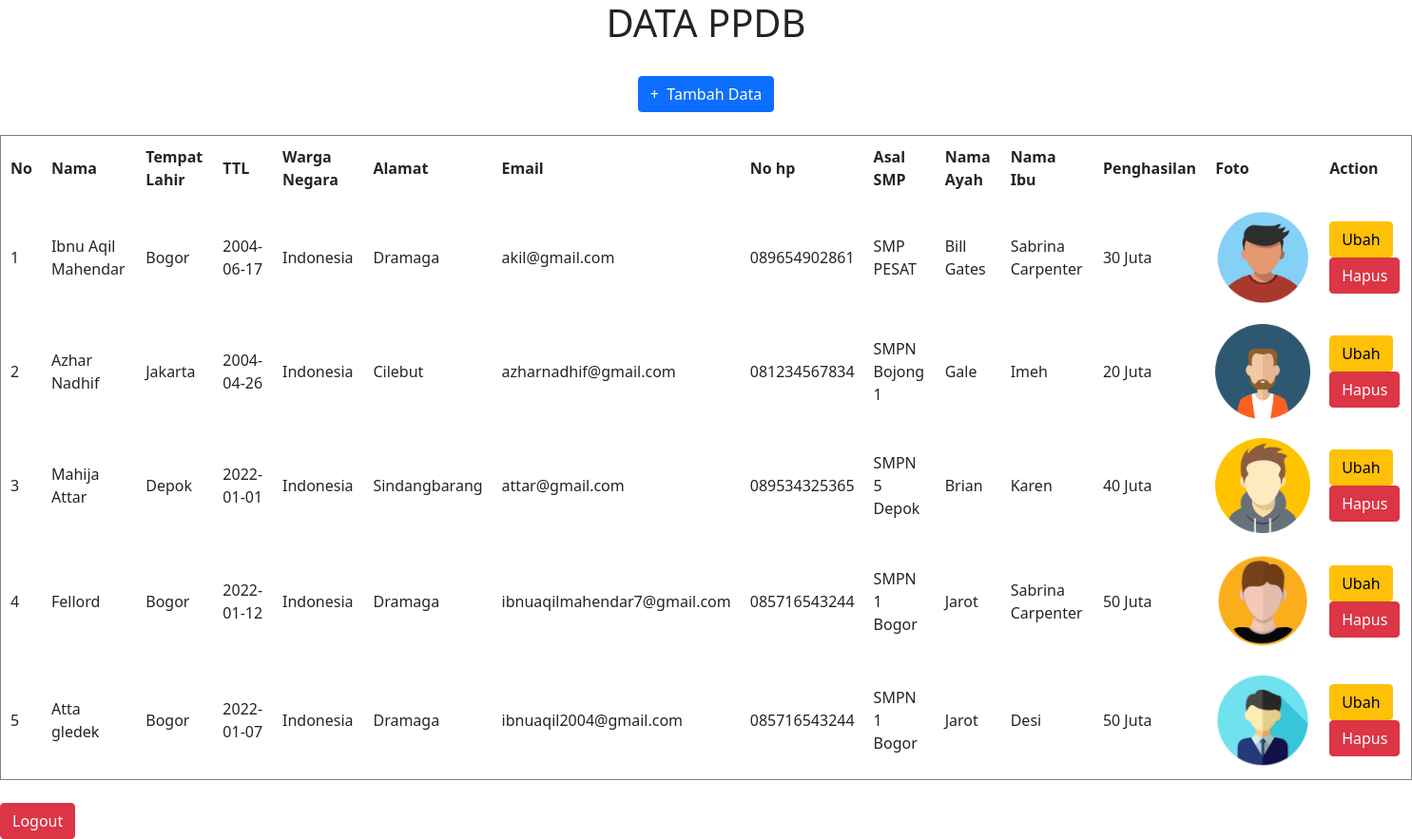
Screenshot of /tampildata.php (signed in) with the database file from the repository.
### tables this page shows
CREATE TABLE `siswa` (
  `id` int(11) NOT NULL,
  `nama` varchar(250) NOT NULL,
  `ttl` varchar(250) NOT NULL,
  `tanggal` varchar(255) NOT NULL,
  `warga` varchar(250) NOT NULL,
  `alamat` varchar(250) NOT NULL,
  `email` varchar(250) NOT NULL,
  `nohp` varchar(250) NOT NULL,
  `asalsmp` varchar(250) NOT NULL,
  `ayah` varchar(250) NOT NULL,
  `ibu` varchar(250) NOT NULL,
  `penghasilan` varchar(250) NOT NULL,
  `foto` varchar(250) NOT NULL
);

### fungsional.php (called while the page is built, shortened)
<?php
$conn = mysqli_connect('localhost', 'root','', 'db_daftar');
function read($query){
    global $conn;
    $result = mysqli_query($conn,$query);
    $rows = [];
    while($row = mysqli_fetch_assoc($result)){
        $rows[] = $row;
    }
    return $rows;
}
?>

### tampildata.php (the view, shortened to what this page needs)
<?php
    require 'fungsional.php';
    $user = read("SELECT * FROM siswa");
?>
<!DOCTYPE html>
<html lang="en">
<head>
    <link href="https://cdn.jsdelivr.net/npm/bootstrap@5.1.3/dist/css/bootstrap.min.css" rel="stylesheet">
</head>
<body>
    <center><h1>DATA PPDB</h1></center>
    <br>
    <center><a class ="btn btn-primary" href="tambah.php">+ &nbsp;Tambah Data</a></center><br>
    <table border = "1" cellpadding = "10" cellspacing = "0">
        <tr>
            <th>No</th>
            <th>Nama</th>
            <th>Tempat Lahir</th>
            <th>TTL</th>
            <th>Warga Negara</th>
            <th>Alamat</th>
            <th>Email</th>
            <th>No hp</th>
            <th>Asal SMP</th>
            <th>Nama Ayah</th>
            <th>Nama Ibu</th>
            <th>Penghasilan</th>
            <th>Foto</th>
            <th>Action</th>
        </tr>
        <?php $i = 1 ?>
        <?php foreach($user as $a) :?>
        <tr>
            <td><?= $i++ ?></td>
            <td><?= $a['nama'] ?></td>
            <td><?= $a['ttl'] ?></td>
            <td><?= $a['tanggal'] ?></td>
            <td><?= $a['warga'] ?></td>
            <td><?= $a['alamat'] ?></td>
            <td><?= $a['email'] ?></td>
            <td><?= $a['nohp'] ?></td>
            <td><?= $a['asalsmp'] ?></td>
            <td><?= $a['ayah'] ?></td>
            <td><?= $a['ibu'] ?></td>
            <td><?= $a['penghasilan'] ?></td>
            <td><img src="img/<?= $a['foto'] ?>" alt="" width = "100"></td>
            <td>
                <a class="btn btn-warning" href="ubah.php?id=<?= $a ["id"]; ?>">Ubah  </a>
                <a class="btn btn-danger" href="hapus.php?id=<?= $a ["id"]; ?>" onclick = "return confirm ('yakin kah ?')";>Hapus</a>
            </td>
        </tr>
        <?php endforeach;?>
    </table><br>
     <a class="btn btn-danger" href="logout.php">Logout</a>
</body>
</html>

### rows the page displays
siswa: nama "Ibnu Aqil Mahendar", ttl "Bogor", tanggal "2004-06-17", warga "Indonesia", alamat "Dramaga", email "akil@gmail.com", nohp "089654902861", asalsmp "SMP PESAT", ayah "Bill Gates", ibu "Sabrina Carpenter", penghasilan "30 Juta", foto (picture)
siswa: nama "Azhar Nadhif", ttl "Jakarta", tanggal "2004-04-26", warga "Indonesia", alamat "Cilebut", email "azharnadhif@gmail.com", nohp "081234567834", asalsmp "SMPN Bojong 1", ayah "Gale", ibu "Imeh", penghasilan "20 Juta", foto (picture)
siswa: nama "Mahija Attar", ttl "Depok", tanggal "2022-01-01", warga "Indonesia", alamat "Sindangbarang", email "attar@gmail.com", nohp "089534325365", asalsmp "SMPN 5 Depok", ayah "Brian", ibu "Karen", penghasilan "40 Juta", foto (picture)
siswa: nama "Fellord", ttl "Bogor", tanggal "2022-01-12", warga "Indonesia", alamat "Dramaga", email "ibnuaqilmahendar7@gmail.com", nohp "085716543244", asalsmp "SMPN 1 Bogor", ayah "Jarot", ibu "Sabrina Carpenter", penghasilan "50 Juta", foto (picture)
siswa: nama "Atta gledek", ttl "Bogor", tanggal "2022-01-07", warga "Indonesia", alamat "Dramaga", email "ibnuaqil2004@gmail.com", nohp "085716543244", asalsmp "SMPN 1 Bogor", ayah "Jarot", ibu "Desi", penghasilan "50 Juta", foto (picture)
